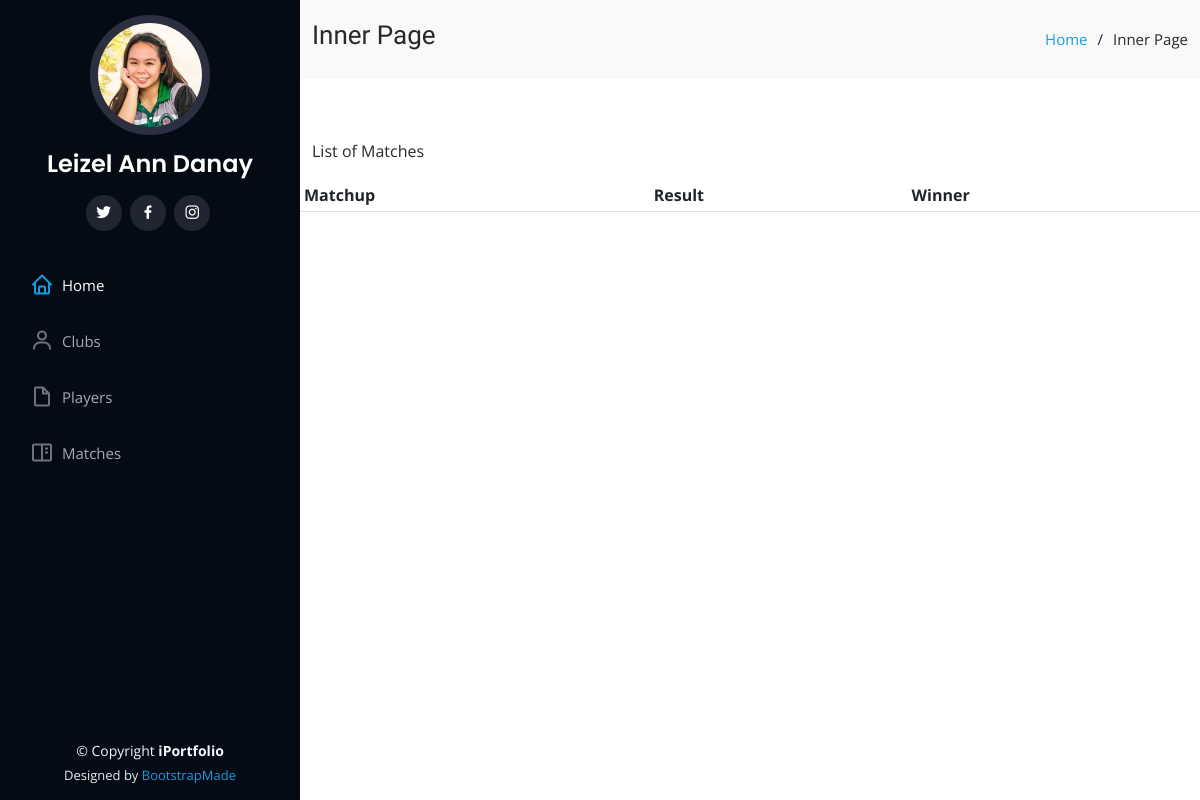
Page /match/ on the earlier database version.
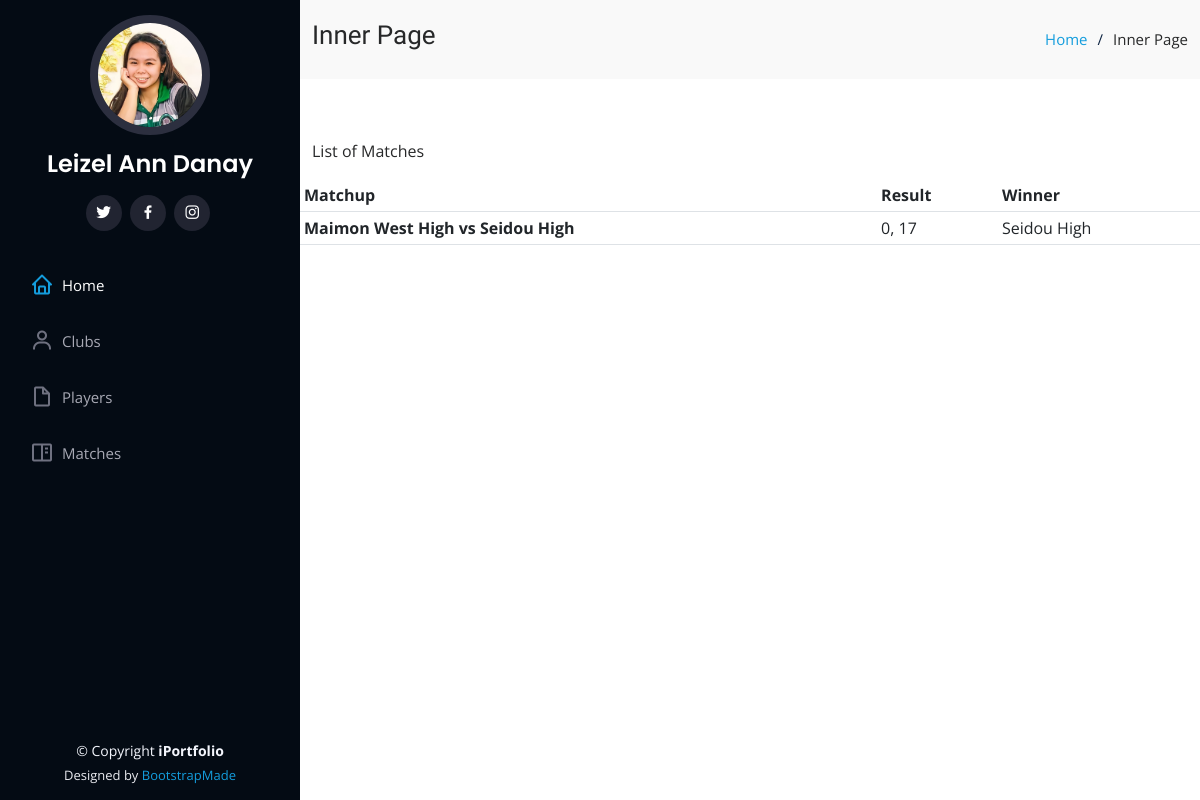
Same page on the later database version.
### basebal/models.py (models this page shows, shortened)
class BaseModel(models.Model):
    created_at = models.DateTimeField(
        auto_now_add=True, db_index=True)
    updated_at = models.DateTimeField(auto_now=True)
    class Meta:
        abstract = True

class Match(BaseModel):
    team1 = models.ForeignKey(Club, on_delete=models.CASCADE, related_name = "Team1")
    team2 = models.ForeignKey(Club, on_delete=models.CASCADE, related_name = "Team2")
    score_t1 = models.IntegerField()
    score_t2 = models.IntegerField()
    winner = models.ForeignKey(Club, on_delete=models.CASCADE, related_name = "Winner")
    game_date = models.DateField(default=timezone.now, blank=True, verbose_name="Date of Issuance")

class Club(BaseModel):
    name = models.CharField(max_length=100)
    coach = models.ForeignKey(Person, on_delete=models.CASCADE)
    description = models.TextField(null=True, blank=True)
    dorm_latitude = models.DecimalField(max_digits=22, decimal_places=16, null=True, blank=True)
    dorm_longitude = models.DecimalField(max_digits=22, decimal_places=16, null=True, blank=True)
    team_pic = models.ImageField(default="defaultimg.png", null=True, blank=True, verbose_name="Team Image")

### basebal/views.py (the view)
# urls.py: path('match/',views.MatchView.as_view(), name='match'),
class MatchView(ListView):
    model = Match
    context_object_name = 'match'
    template_name = "match.html"
    paginate_by = 1
    def get_context_data(self, **kwargs):
        context = super().get_context_data(**kwargs)
        context['header_text'] = 'List of Matches'
        return context
    def get_queryset(self, *args, **kwargs):
        qs = super(MatchView, self).get_queryset(*args, **kwargs)
        return qs

### langingpage/templates/match.html (shortened to what this page needs)
{% extends 'base.html' %}
{% load static %}
{% block content %}
<div class="container">
    <p>
      {{ header_text }}
    </p>
    <div class="row">
        <table class="table table-sm">
            <thead>
              <tr>
                <th scope="col">Matchup </th>
                <th scope="col">Result</th>
                <th scope="col">Winner</th>
              </tr>
            </thead>
            <tbody>
                {% for object in object_list %}
              <tr>
                <th scope="row">{{ object.team1.name }} vs {{ object.team2.name }}</th>
                <td>{{ object.score_t1 }}, {{ object.score_t2 }}</td>
                <td>{{ object.winner.name }}</td>
              </tr>
              {% endfor %}
            </tbody>
          </table>
    </div>
  </div>
{% endblock content %}

Differences in the rows shown:
added Match: team1.name "Maimon West High", team2.name "Seidou High", score_t1 "0", score_t2 "17", winner.name "Seidou High"
